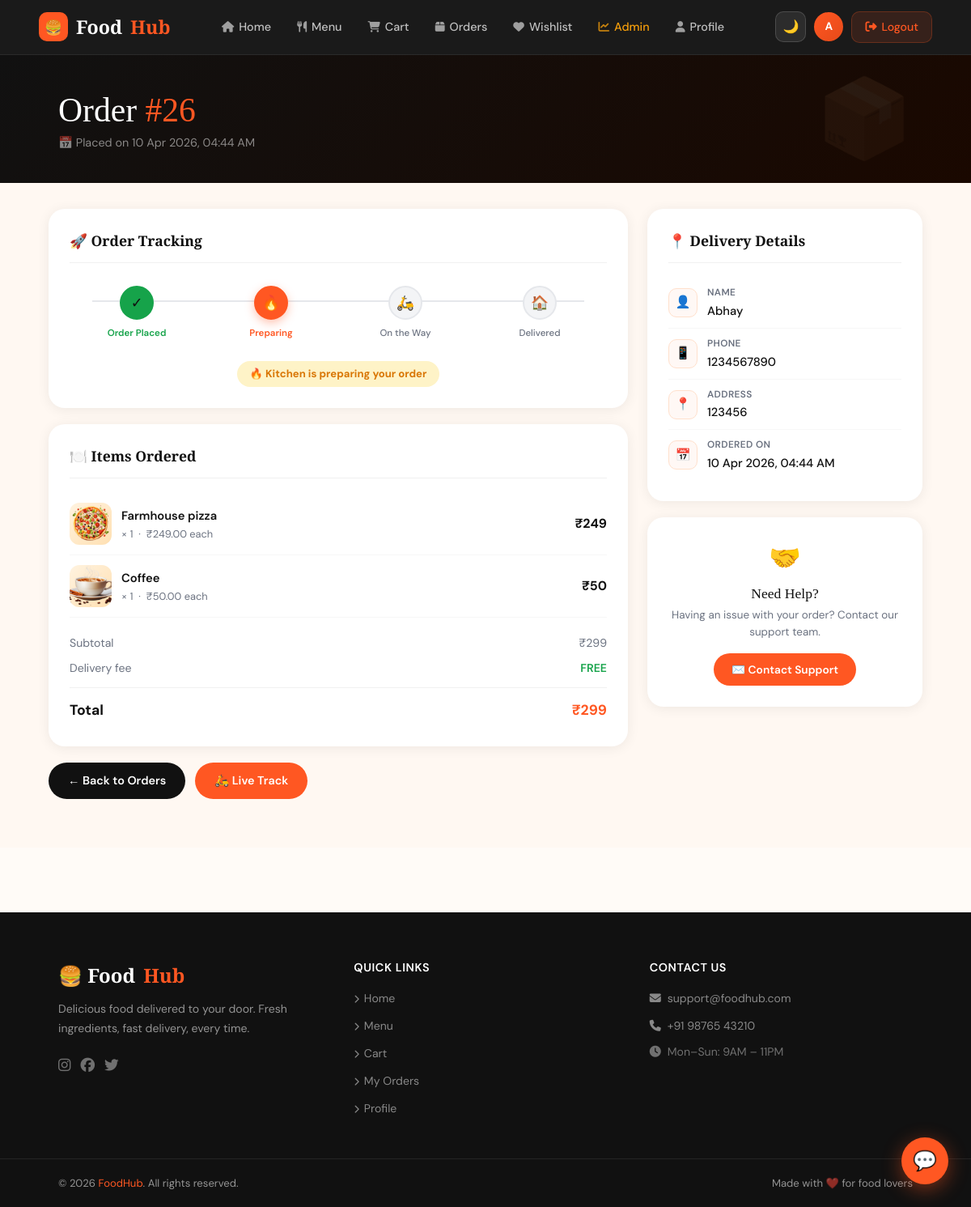
The page /order/26/ (signed in) on the database its author committed.
### core/models.py (models this page shows, shortened)
class Order(models.Model):
    STATUS_CHOICES = [
        ('Pending', 'Pending'),
        ('Preparing', 'Preparing'),
        ('Out for Delivery', 'Out for Delivery'),
        ('Delivered', 'Delivered'),
        ('Cancelled', 'Cancelled'),
    ]
    user = models.ForeignKey(User, on_delete=models.CASCADE)
    full_name = models.CharField(max_length=200)
    address = models.TextField()
    phone = models.CharField(max_length=15)
    total_amount = models.DecimalField(max_digits=8, decimal_places=2, default=0)
    status = models.CharField(max_length=20, choices=STATUS_CHOICES, default='Pending')
    created_at = models.DateTimeField(auto_now_add=True)

class OrderItem(models.Model):
    order = models.ForeignKey(Order, related_name="items", on_delete=models.CASCADE)
    food = models.ForeignKey(FoodItem, on_delete=models.CASCADE)
    quantity = models.PositiveIntegerField(default=1)

class FoodItem(models.Model):
    category = models.ForeignKey(Category, on_delete=models.CASCADE)
    name = models.CharField(max_length=200)
    price = models.DecimalField(max_digits=6, decimal_places=2)
    description = models.TextField(blank=True)
    image = models.ImageField(upload_to='food_images/', null=True, blank=True)

### core/views.py (the view)
# urls.py: path('order/<int:order_id>/', views.order_detail, name='order_detail'),
@login_required
def order_detail(request, order_id):
    order = get_object_or_404(Order, id=order_id, user=request.user)
    items = order.items.all()
    total = order.total_amount
    return render(request, 'core/order_detail.html', {
        'order': order,
        'items': items,
        'total': total
    })

### core/templates/core/order_detail.html (shortened to what this page needs)
{% extends 'core/base.html' %}
{% load static %}
{% block content %}
<div class="page-header">
  <h1>Order <span>#{{ order.id }}</span></h1>
  <p>📅 Placed on {{ order.created_at|date:"d M Y, h:i A" }}</p>
</div>
<div class="od-layout">
  <div>
    <div class="od-card sr">
      <div class="od-card__title">🚀 Order Tracking</div>
      {% if order.status == "Cancelled" %}
      <div style="text-align:center;padding:16px 0;">
        <div style="font-size:2.5rem;margin-bottom:8px;">❌</div>
        <div class="status-badge cancelled">Order Cancelled</div>
        <p style="color:var(--gray);font-size:.88rem;margin-top:12px;">This order was cancelled.</p>
      </div>
      {% else %}
      <div class="track-steps">
        <div class="track-step done">
          <div class="track-dot done">✓</div>
          <div class="track-label">Order Placed</div>
        </div>
        <div class="track-step {% if order.status == 'Preparing' %}active{% elif order.status == 'Out for Delivery' or order.status == 'Delivered' %}done{% endif %}">
          <div class="track-dot {% if order.status == 'Preparing' %}active{% elif order.status == 'Out for Delivery' or order.status == 'Delivered' %}done{% endif %}">
            {% if order.status == 'Out for Delivery' or order.status == 'Delivered' %}✓{% else %}🔥{% endif %}
          </div>
          <div class="track-label">Preparing</div>
        </div>
        <div class="track-step {% if order.status == 'Out for Delivery' %}active{% elif order.status == 'Delivered' %}done{% endif %}">
          <div class="track-dot {% if order.status == 'Out for Delivery' %}active{% elif order.status == 'Delivered' %}done{% endif %}">
            {% if order.status == 'Delivered' %}✓{% else %}🛵{% endif %}
          </div>
          <div class="track-label">On the Way</div>
        </div>
        <div class="track-step {% if order.status == 'Delivered' %}done{% endif %}">
          <div class="track-dot {% if order.status == 'Delivered' %}done{% endif %}">
            {% if order.status == 'Delivered' %}✓{% else %}🏠{% endif %}
          </div>
          <div class="track-label">Delivered</div>
        </div>
      </div>
      <div style="text-align:center;margin-top:16px;">
        {% if order.status == 'Preparing' %}
          <span class="status-badge preparing">🔥 Kitchen is preparing your order</span>
        {% elif order.status == 'Out for Delivery' %}
          <span class="status-badge out">🛵 Out for delivery — almost there!</span>
        {% elif order.status == 'Delivered' %}
          <span class="status-badge delivered">✅ Delivered successfully!</span>
        {% else %}
          <span class="status-badge pending">⏳ Order received</span>
        {% endif %}
      </div>
      {% endif %}
    </div>
    <div class="od-card sr" style="transition-delay:.08s">
      <div class="od-card__title">🍽️ Items Ordered</div>
      {% for item in items %}
      <div class="order-item-row">
        <div class="oi-thumb">
          {% if item.food.image %}
            <img src="{{ item.food.image.url }}" alt="{{ item.food.name }}">
          {% else %}
            <img src="https://source.unsplash.com/104x104/?{{ item.food.name|urlencode }},food"
                 alt="{{ item.food.name }}"
                 onerror="this.src='https://images.unsplash.com/photo-1504674900247-0877df9cc836?w=104&q=80'">
          {% endif %}
        </div>
        <div>
          <div class="oi-name">{{ item.food.name }}</div>
          <div class="oi-qty">× {{ item.quantity }} &nbsp;·&nbsp; ₹{{ item.food.price }} each</div>
        </div>
        <div class="oi-price">₹{{ item.food.price|floatformat:0 }}</div>
      </div>
      {% endfor %}
      <div style="margin-top:16px;">
        <div class="sum-row"><span>Subtotal</span><span>₹{{ total|floatformat:0 }}</span></div>
        <div class="sum-row"><span>Delivery fee</span><span style="color:var(--green);font-weight:600;">FREE</span></div>
        <div class="sum-row total"><span>Total</span><span>₹{{ total|floatformat:0 }}</span></div>
      </div>
    </div>
    <div style="display:flex;gap:12px;flex-wrap:wrap;">
      <a href="{% url 'my_orders' %}" class="btn-back">← Back to Orders</a>
      {% if order.status != 'Cancelled' and order.status != 'Delivered' %}
      <a href="{% url 'order_tracking' order.id %}"
         style="display:inline-flex;align-items:center;gap:7px;background:var(--orange);color:#fff;padding:12px 24px;border-radius:99px;font-weight:600;font-size:.9rem;text-decoration:none;transition:all .22s;"
         onmouseover="this.style.background='#FF7043'" onmouseout="this.style.background='var(--orange)'">
        🛵 Live Track
      </a>
      {% endif %}
    </div>
  </div>
  <div>
    <div class="od-card sr" style="transition-delay:.1s">
      <div class="od-card__title">📍 Delivery Details</div>
      <div class="info-row">
        <div class="info-icon">👤</div>
        <div>
          <div class="info-label">Name</div>
          <div class="info-value">{{ order.full_name|default:"—" }}</div>
        </div>
      </div>
      <div class="info-row">
        <div class="info-icon">📱</div>
        <div>
          <div class="info-label">Phone</div>
          <div class="info-value">{{ order.phone|default:"—" }}</div>
        </div>
      </div>
      <div class="info-row">
        <div class="info-icon">📍</div>
        <div>
          <div class="info-label">Address</div>
          <div class="info-value">{{ order.address|default:"—" }}</div>
        </div>
      </div>
      <div class="info-row">
        <div class="info-icon">📅</div>
        <div>
          <div class="info-label">Ordered On</div>
          <div class="info-value">{{ order.created_at|date:"d M Y, h:i A" }}</div>
        </div>
      </div>
    </div>
    <div class="od-card sr" style="transition-delay:.18s;text-align:center;">
      <div style="font-size:2rem;margin-bottom:10px;">🤝</div>
      <h3 style="font-family:'Playfair Display',serif;font-size:1.1rem;color:var(--dark);margin-bottom:6px;">Need Help?</h3>
      <p style="font-size:.84rem;color:var(--gray);margin-bottom:16px;">Having an issue with your order? Contact our support team.</p>
      <a href="mailto:support@foodhub.com"
         style="display:inline-flex;align-items:center;gap:6px;background:var(--orange);color:#fff;padding:10px 22px;border-radius:99px;font-size:.86rem;font-weight:600;text-decoration:none;transition:all .2s;"
         onmouseover="this.style.background='#FF7043'" onmouseout="this.style.background='#FF5722'">
        ✉️ Contact Support
      </a>
    </div>
  </div>
</div>
{% endblock %}

### core/templates/core/base.html (shortened to what this page needs)
{% load static %}
<!doctype html>
<html lang="en">
<head>
  <link href="https://cdn.jsdelivr.net/npm/bootstrap@5.3.0/dist/css/bootstrap.min.css" rel="stylesheet"/>
  <link rel="stylesheet" href="https://cdnjs.cloudflare.com/ajax/libs/font-awesome/6.5.0/css/all.min.css"/>
  <link href="https://unpkg.com/aos@2.3.4/dist/aos.css" rel="stylesheet"/>
  <link rel="stylesheet" href="{% static 'css/style.css' %}"/>
</head>
<body>
  <nav class="navbar-custom" id="mainNav">
    <div class="navbar-inner">
      <a class="nav-brand" href="/">
        <div class="nav-brand-icon">🍔</div>
        Food<span>Hub</span>
      </a>
      <ul class="nav-links">
        <li>
          <a href="/" {% if request.resolver_match.url_name == 'home' %}class="active"{% endif %}>
            <i class="fa-solid fa-house"></i> Home
          </a>
        </li>
        <li>
          <a href="/foods/" {% if request.resolver_match.url_name == 'food_list' %}class="active"{% endif %}>
            <i class="fa-solid fa-utensils"></i> Menu
          </a>
        </li>
        <li>
          <a href="/cart/" class="cart-link {% if request.resolver_match.url_name == 'cart' %}active{% endif %}">
            <i class="fa-solid fa-cart-shopping"></i> Cart
          </a>
        </li>
        <li>
          <a href="/orders/" {% if request.resolver_match.url_name == 'my_orders' %}class="active"{% endif %}>
            <i class="fa-solid fa-box"></i> Orders
          </a>
        </li>
        <li>
          <a href="/wishlist/" {% if request.resolver_match.url_name == 'wishlist' %}class="active"{% endif %}>
            <i class="fa-solid fa-heart"></i> Wishlist
          </a>
        </li>
        {% if request.user.is_staff %}
        <li>
          <a href="/dashboard/" {% if request.resolver_match.url_name == 'dashboard' %}class="active"{% endif %} style="color:#f59e0b;">
            <i class="fa-solid fa-chart-line"></i> Admin
          </a>
        </li>
        {% endif %}
        <li>
          <a href="/profile/" {% if request.resolver_match.url_name == 'profile' %}class="active"{% endif %}>
            <i class="fa-solid fa-user"></i> Profile
          </a>
        </li>
      </ul>
      <div class="nav-right">
        <button id="darkToggle" onclick="toggleDark()"
                style="background:rgba(255,255,255,.08);border:1px solid rgba(255,255,255,.15);color:#fff;width:38px;height:38px;border-radius:10px;display:flex;align-items:center;justify-content:center;cursor:pointer;font-size:1rem;transition:all .2s;"
                title="Toggle Dark Mode">
          🌙
        </button>
        <a href="/profile/" class="nav-avatar" title="Profile">
          {{ request.user.username|slice:":1"|upper|default:"U" }}
        </a>
        <a href="/logout/" class="btn-logout">
          <i class="fa-solid fa-right-from-bracket"></i> Logout
        </a>
      </div>
    </div>
  </nav>
  <div class="content-wrap">
    {% block content %}{% endblock %}
  </div>
  <footer class="footer-custom">
    <div class="footer-top">
      <div>
        <div class="footer-brand-name">🍔 Food<span>Hub</span></div>
        <p class="footer-desc">Delicious food delivered to your door. Fresh ingredients, fast delivery, every time.</p>
        <div style="display:flex;gap:12px;">
          <a href="#" style="color:rgba(255,255,255,.4);font-size:1.1rem;transition:color .2s;" onmouseover="this.style.color='#FF5722'" onmouseout="this.style.color='rgba(255,255,255,.4)'"><i class="fa-brands fa-instagram"></i></a>
          <a href="#" style="color:rgba(255,255,255,.4);font-size:1.1rem;transition:color .2s;" onmouseover="this.style.color='#FF5722'" onmouseout="this.style.color='rgba(255,255,255,.4)'"><i class="fa-brands fa-facebook"></i></a>
          <a href="#" style="color:rgba(255,255,255,.4);font-size:1.1rem;transition:color .2s;" onmouseover="this.style.color='#FF5722'" onmouseout="this.style.color='rgba(255,255,255,.4)'"><i class="fa-brands fa-twitter"></i></a>
        </div>
      </div>
      <div class="footer-col">
        <h6>Quick Links</h6>
        <ul>
          <li><a href="/"><i class="fa-solid fa-chevron-right" style="font-size:.65rem;margin-right:6px;"></i>Home</a></li>
          <li><a href="/foods/"><i class="fa-solid fa-chevron-right" style="font-size:.65rem;margin-right:6px;"></i>Menu</a></li>
          <li><a href="/cart/"><i class="fa-solid fa-chevron-right" style="font-size:.65rem;margin-right:6px;"></i>Cart</a></li>
          <li><a href="/orders/"><i class="fa-solid fa-chevron-right" style="font-size:.65rem;margin-right:6px;"></i>My Orders</a></li>
          <li><a href="/profile/"><i class="fa-solid fa-chevron-right" style="font-size:.65rem;margin-right:6px;"></i>Profile</a></li>
        </ul>
      </div>
      <div class="footer-col">
        <h6>Contact Us</h6>
        <ul>
          <li><a href="mailto:support@foodhub.com"><i class="fa-solid fa-envelope" style="margin-right:8px;"></i>support@foodhub.com</a></li>
          <li><a href="tel:+919876543210"><i class="fa-solid fa-phone" style="margin-right:8px;"></i>+91 98765 43210</a></li>
          <li style="color:rgba(255,255,255,.4);font-size:.88rem;margin-top:4px;"><i class="fa-solid fa-clock" style="margin-right:8px;"></i>Mon–Sun: 9AM – 11PM</li>
        </ul>
      </div>
    </div>
    <div class="footer-bottom">
      <span>© 2026 <a href="/">FoodHub</a>. All rights reserved.</span>
      <span>Made with ❤️ for food lovers</span>
    </div>
  </footer>
  <div id="chatBtn" onclick="toggleChat()"
       style="position:fixed;bottom:28px;right:28px;z-index:8888;
              width:58px;height:58px;border-radius:50%;
              background:var(--orange);color:#fff;
              display:flex;align-items:center;justify-content:center;
              font-size:1.5rem;cursor:pointer;
              box-shadow:0 6px 24px rgba(255,87,34,.45);
              transition:transform .3s,box-shadow .3s;
              animation:chatPop .6s 2s cubic-bezier(.36,.07,.19,.97) both;"
       title="Chat with us">
    💬
  </div>
</body>
</html>

### rows shown on the page
Order: id "26", created_at "10 Apr 2026, 04:44 AM", total_amount "299", full_name "Abhay", phone "1234567890", address "123456"
OrderItem: food.image (picture), food.name "Farmhouse pizza", quantity "1", food.price "249.00", food.price "249"
OrderItem: food.image (picture), food.name "Coffee", quantity "1", food.price "50.00", food.price "50"

### other values the page prints
{{ request.user.username|slice:":1"|upper|default:"U" }} "A"
